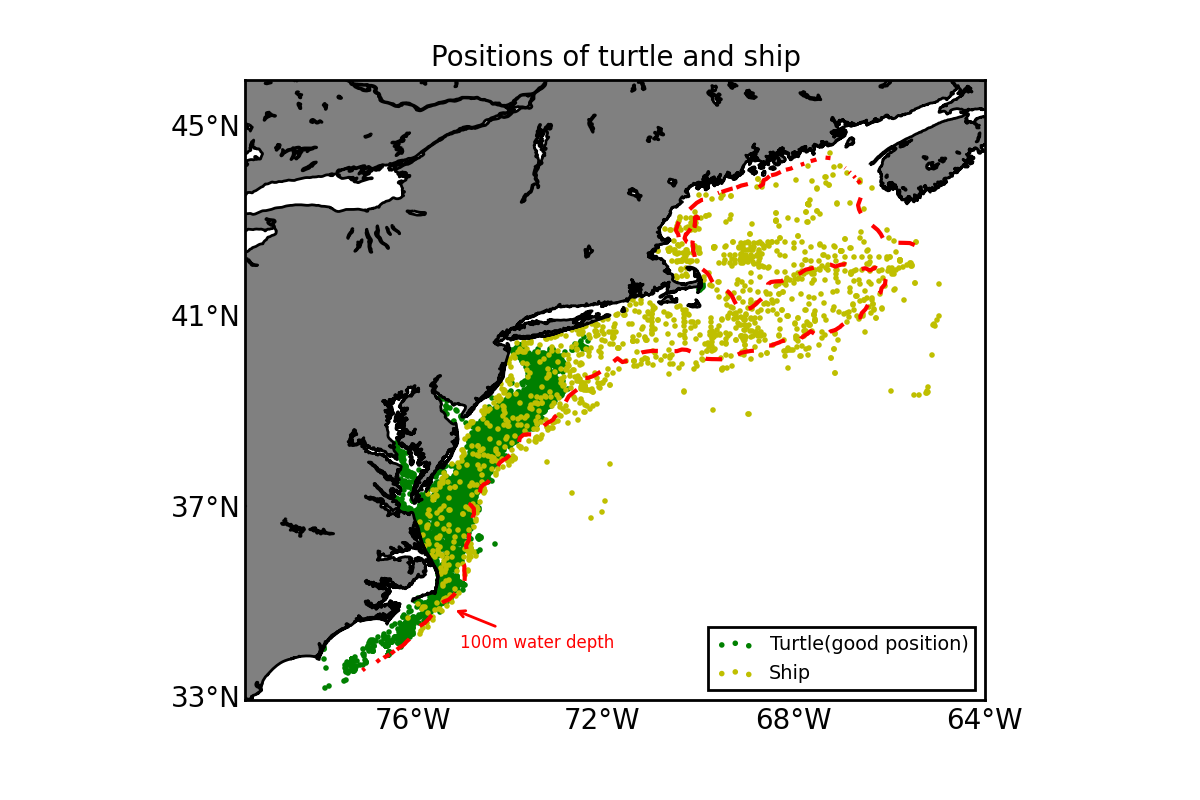

Python code for this plot:
# -*- coding: utf-8 -*-
"""
Created on Tue Jan 24 15:18:57 2017
draw the good positions of turtle and 70m contour line 
@author: yifan
"""
from matplotlib.mlab import griddata
import matplotlib.pyplot as plt
import numpy as np
from mpl_toolkits.basemap import Basemap
import pandas as pd
from turtleModule import draw_basemap
from gettopo import gettopo
ship = pd.read_csv('ship06-08_MODELtemp.csv')
lonship, latship = ship['LON'], ship['LAT']

ctd = pd.read_csv('ctd_extract_good.csv', index_col=0)
TF = ctd['TF']              # If True, data is good, if False, data is bad.
latGoodCTD, lonGoodCTD = ctd['LAT'][TF==True], ctd['LON'][TF==True]

contour_lon,contour_lat,contour_depth=[],[],[]
for i in ship.index:
    contour_lon.append(lonship[i])
    contour_lat.append(latship[i])
    wd=-gettopo(latship[i],lonship[i])
    contour_depth.append(wd)
for i in latGoodCTD.index:
    contour_lon.append(lonGoodCTD[i])
    contour_lat.append(latGoodCTD[i])
    wd=-gettopo(latGoodCTD[i],lonGoodCTD[i])
    contour_depth.append(wd)

'''obsData = pd.read_csv('ctdWithdepthofbottom_roms.csv')
obsLon, obsLat = obsData['LON'], obsData['LAT']     #use for plotting depth line
depthBottom = pd.Series(obsData['depth_bottom'],index=obsData.index)
for i in obsData.index:
    if depthBottom[i]>200:
        depthBottom[i]=200
'''
lonsize = [-79.5, -64]
latsize = [33, 46]
#lonsize = [np.amin(lonGoodCTD), np.amax(lonGoodCTD)]
#latsize = [np.amin(latGoodCTD), np.amax(latGoodCTD)]
fig =plt.figure()
ax = fig.add_subplot(111)
plt.scatter(lonGoodCTD, latGoodCTD, color='g',s=1, label='Turtle(good position)')
plt.scatter(lonship, latship, color='y',s=1, label='Ship')
draw_basemap(fig, ax, lonsize, latsize, interval_lon=4, interval_lat=4)

lon_is = np.linspace(lonsize[0],lonsize[1],150)
lat_is = np.linspace(latsize[0],latsize[1],150)  #use for depth line
depth_i=griddata(np.array(contour_lon),np.array(contour_lat),np.array(contour_depth),lon_is,lat_is,interp='linear')
cs=plt.contour(lon_is, lat_is,depth_i,levels=[100],colors = 'r',linewidths=1.5,linestyles='--')
ax.annotate('100m water depth',color='r',fontsize=6,xy=(-75.2089,34.9195),xytext=(-75.0034,34.0842),arrowprops=dict(color='r',
            arrowstyle="->",connectionstyle="arc3"))
#plt.clabel(cs,'%.0f'%70.000,fmt='%s %m',inline=True,colors='k',fontsize=10)#fmt='%2.1d'
plt.title('Positions of turtle and ship', fontsize=10)
plt.legend(loc='lower right',fontsize = 'x-small')
plt.savefig('turtleVSship_map',dpi=200)
plt.show()
